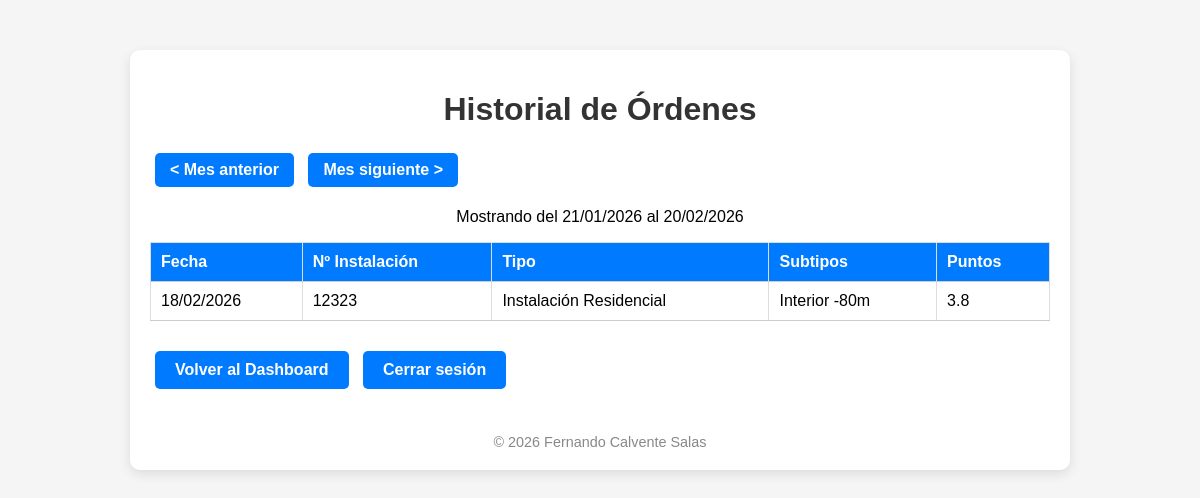
Before: /historial (signed in) with the older database file.
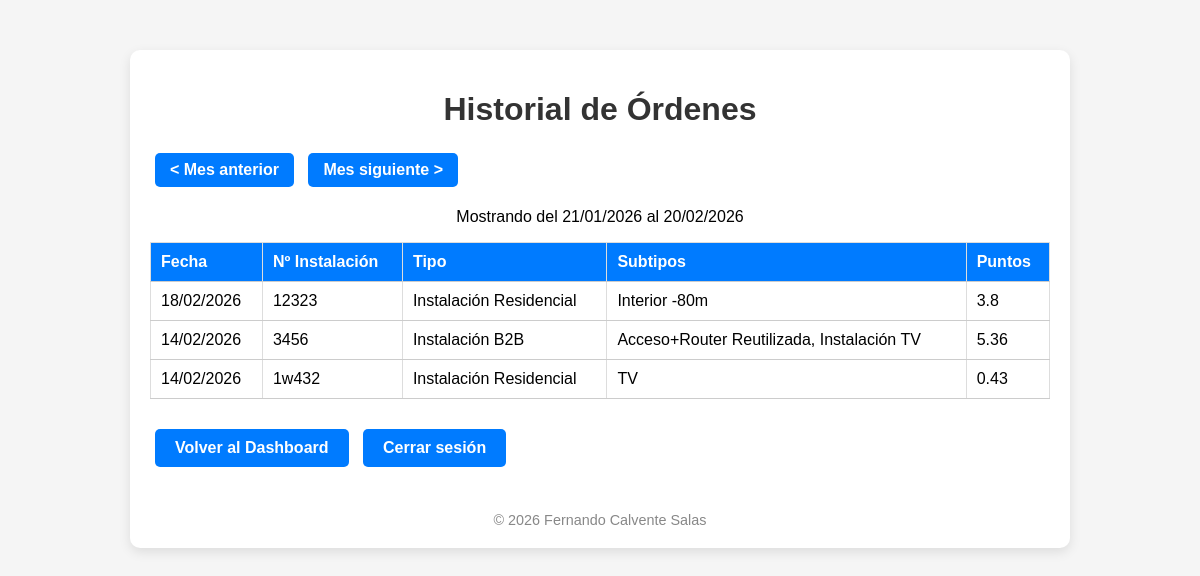
After: the same page with the newer database file.
### app.py (models this page shows)
class Orden(db.Model):
    id = db.Column(db.Integer, primary_key=True)
    user_id = db.Column(db.Integer, db.ForeignKey('user.id'))
    numero_instalacion = db.Column(db.String(50))
    fecha = db.Column(db.Date)
    tipo = db.Column(db.String(50))
    subtipos = db.Column(db.String(200))
    puntos = db.Column(db.Float)

### app.py (the view)
@login_required
@app.route("/historial")
def historial():
    mes = request.args.get('mes', type=int)
    año = request.args.get('anio', type=int)
    hoy = date.today()
    if not mes or not año:
        if hoy.day > 20:
            mes = hoy.month
            año = hoy.year
        else:
            mes = hoy.month - 1 if hoy.month > 1 else 12
            año = hoy.year if hoy.month > 1 else hoy.year - 1
    inicio = date(año, mes, 21)
    if mes == 12:
        fin = date(año + 1, 1, 20)
    else:
        fin = date(año, mes + 1, 20)
    inicio_dt = datetime.combine(inicio, time.min)
    fin_dt = datetime.combine(fin, time.max)
    if current_user.admin:
        ordenes = Orden.query.join(User).order_by(Orden.fecha.desc()).all()
    else:
        ordenes = Orden.query.filter(
            Orden.user_id == current_user.id,
            Orden.fecha >= inicio_dt,
            Orden.fecha <= fin_dt
        ).order_by(Orden.fecha.desc()).all()
    mes_anterior = mes - 1 if mes > 1 else 12
    año_anterior = año if mes > 1 else año - 1
    mes_siguiente = mes + 1 if mes < 12 else 1
    año_siguiente = año if mes < 12 else año + 1
    return render_template(
        "historial.html",
        ordenes=ordenes,
        inicio=inicio,
        fin=fin,
        mes_anterior=mes_anterior,
        año_anterior=año_anterior,
        mes_siguiente=mes_siguiente,
        año_siguiente=año_siguiente
    )

### app.py (called while the page is built)
@login_manager.user_loader
def load_user(user_id):
    return User.query.get(int(user_id))

### templates/historial.html (shortened to what this page needs)
<!DOCTYPE html>
<html lang="es">
<head>
    <link rel="stylesheet" href="{{ url_for('static', filename='style.css') }}">
</head>
<body>
    <div class="container">
        <h1>Historial de Órdenes</h1>
        <div>
            <a href="{{ url_for('historial', mes=mes_anterior, anio=año_anterior) }}" class="btn-nav">&lt; Mes anterior</a>
            <a href="{{ url_for('historial', mes=mes_siguiente, anio=año_siguiente) }}" class="btn-nav">Mes siguiente &gt;</a>
        </div>
        <p style="text-align:center;">Mostrando del {{ inicio.strftime('%d/%m/%Y') }} al {{ fin.strftime('%d/%m/%Y') }}</p>
        <table>
            <tr>
                <th>Fecha</th>
                <th>Nº Instalación</th>
                <th>Tipo</th>
                <th>Subtipos</th>
                <th>Puntos</th>
            </tr>
            {% for orden in ordenes %}
            <tr>
                <td>{{ orden.fecha.strftime('%d/%m/%Y') }}</td>
                <td>{{ orden.numero_instalacion }}</td>
                <td>{{ orden.tipo }}</td>
                <td>{{ orden.subtipos }}</td>
                <td>{{ orden.puntos }}</td>
            </tr>
            {% endfor %}
        </table>
        <a href="{{ url_for('dashboard') }}" class="btn-volver">Volver al Dashboard</a>
        <a href="{{ url_for('logout') }}" class="btn-volver">Cerrar sesión</a>
        <div class="creditos">
            © 2026 Fernando Calvente Salas
        </div>
    </div>
</body>
</html>

Changed rows visible on the page:
added Orden: fecha "14/02/2026", numero_instalacion "3456", tipo "Instalación B2B", subtipos "Acceso+Router Reutilizada, Instalación TV", puntos "5.36"
added Orden: fecha "14/02/2026", numero_instalacion "1w432", tipo "Instalación Residencial", subtipos "TV", puntos "0.43"
